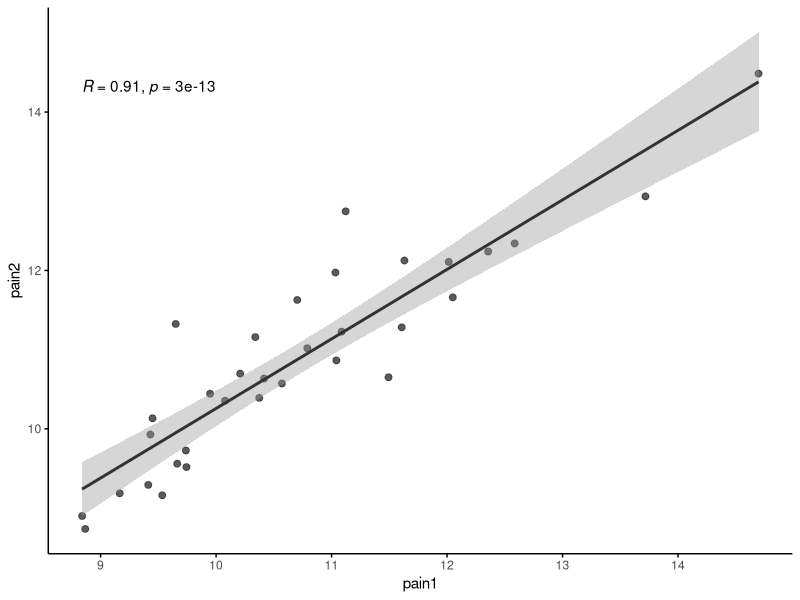
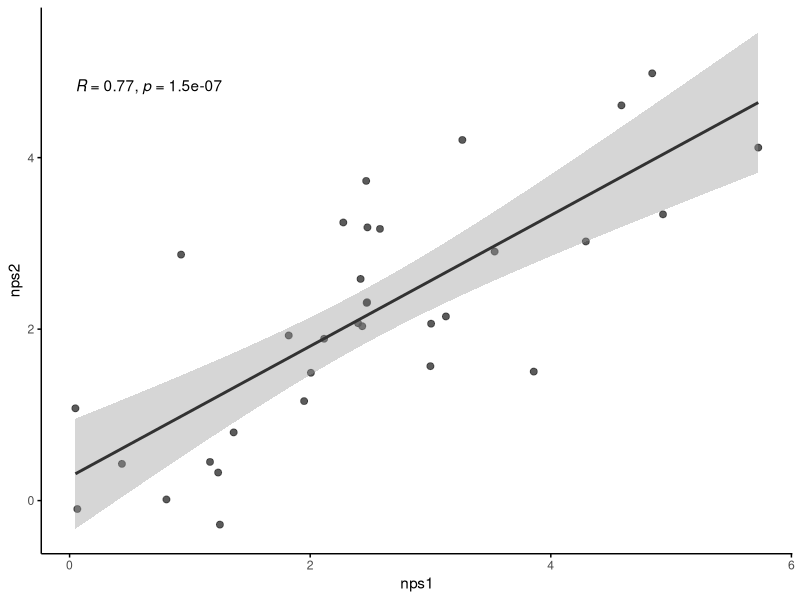
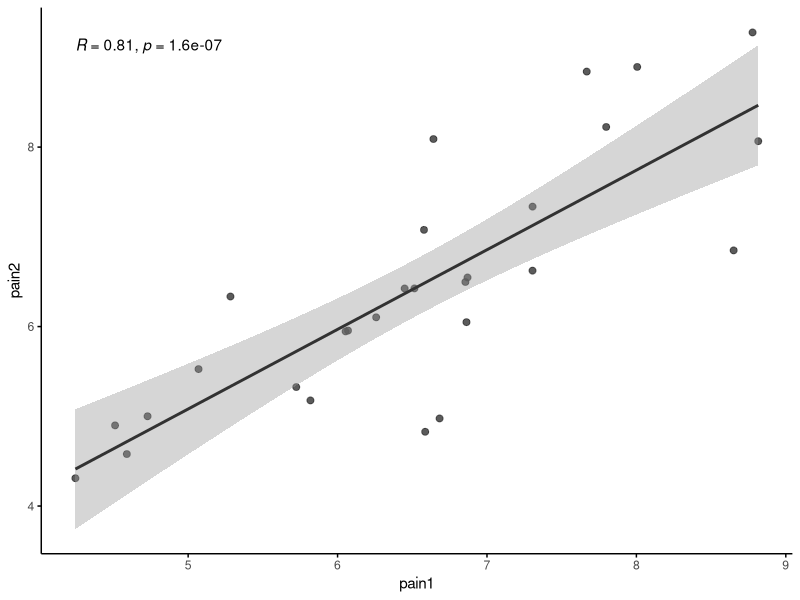
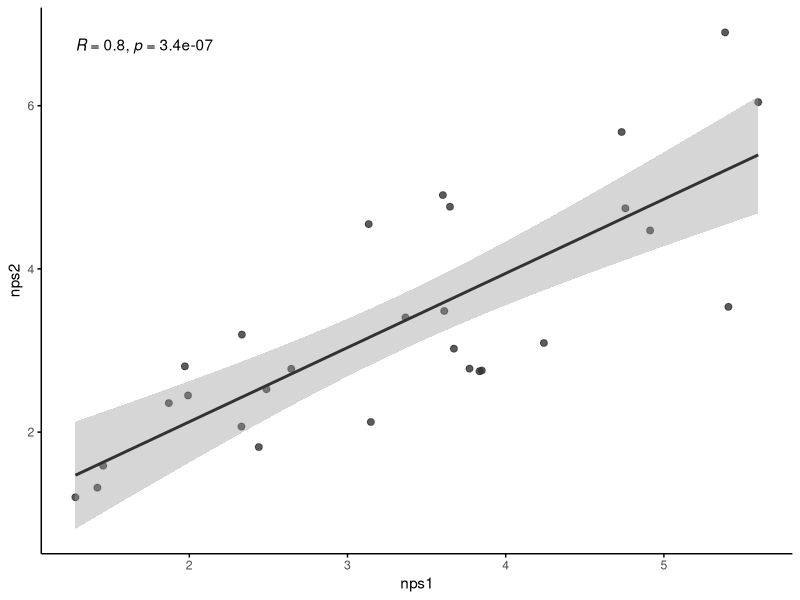
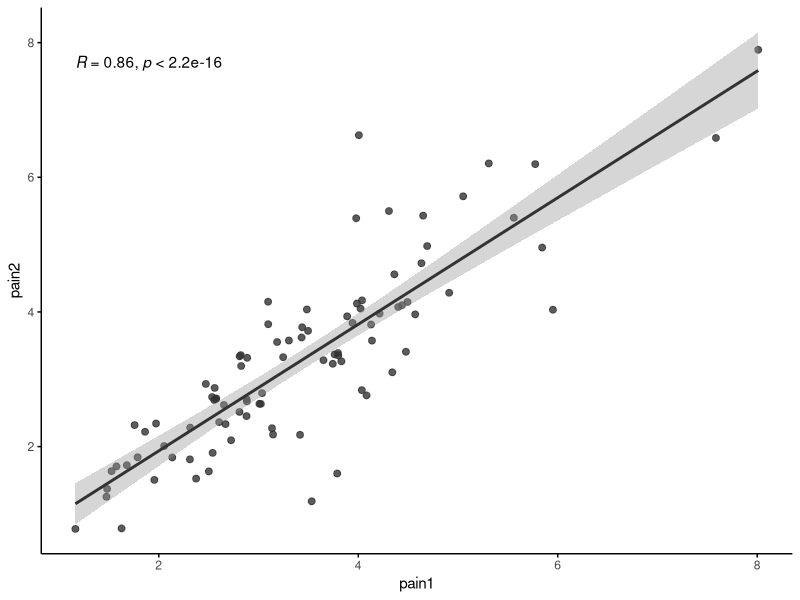
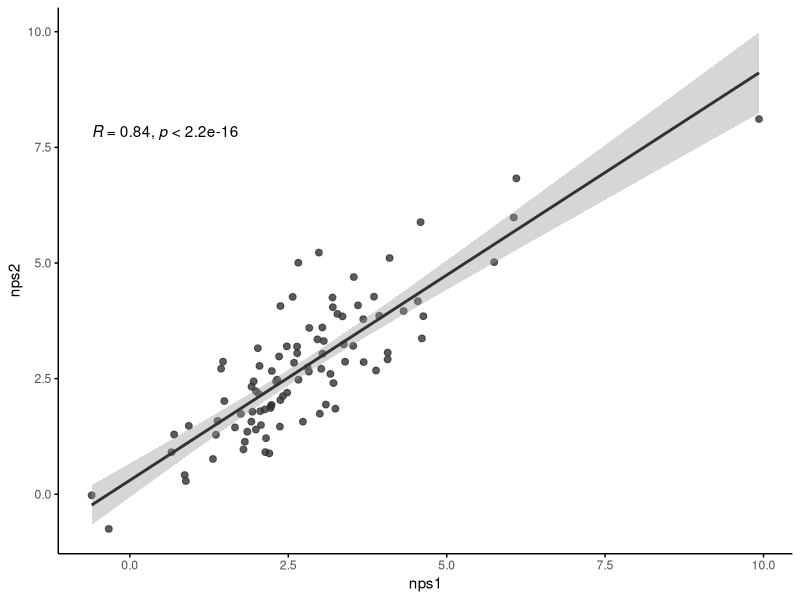
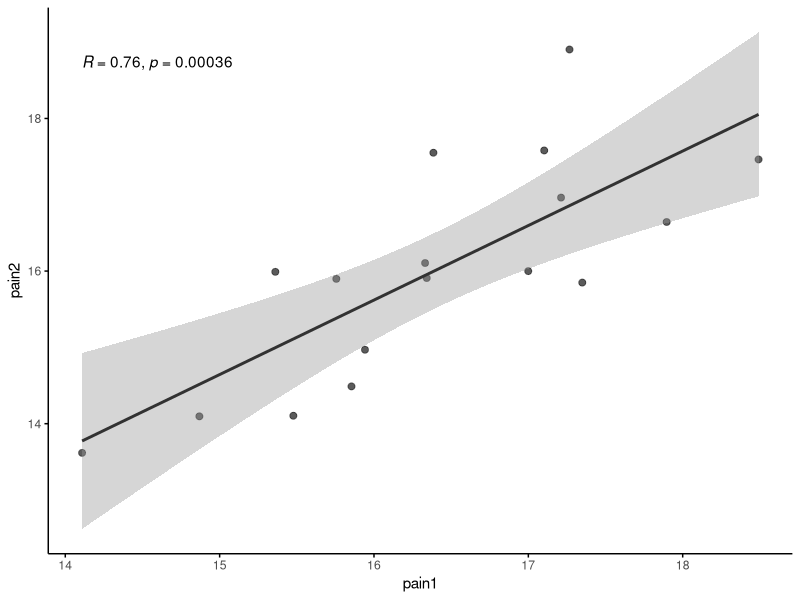
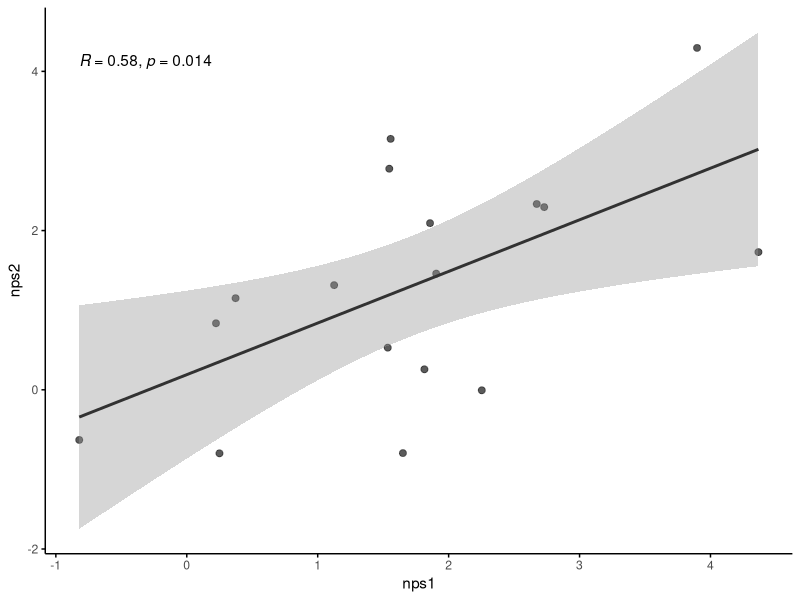

Reproduce these figures in R, in order.
library(readxl)
library(ggplot2)
library(plotrix)
library(ggpubr)
#setwd('./FigureS3_Correlation_NPS_Pain_rating_1st_and_2nd_half_trials')
Data <- read.csv('mean12_nps_rating.csv',header=TRUE,sep=",")
## Studies ##
Study1 <- Data[Data$studyName == 'Study1',]
Study2 <- Data[Data$studyName == 'Study2',]
Study3 <- Data[Data$studyName == 'Study3',]
Study4 <- Data[Data$studyName == 'Study4',]
Study5 <- Data[Data$studyName == 'Study5',]
Study6 <- Data[Data$studyName == 'Study6',]
Study7 <- Data[Data$studyName == 'Study7',]
Study8 <- Data[Data$studyName == 'Study8',]

col=rgb(50/255,50/255,50/255)
#####Study1#####
#Pain rating#
p1<-ggplot(Study1,aes(x=pain1,y=pain2)) + geom_point(alpha = 0.8, size = 2, color = col) + geom_smooth(method=lm , size = 1, color = col, se=TRUE) + theme(panel.background = element_rect(fill = "transparent"), axis.line = element_line(size = 0.5, colour = "black"), axis.ticks = element_line(size = 0.5, colour = "black"))
p1+stat_cor(method="pearson")
#NPS#
b1<-ggplot(Study1,aes(x=nps1,y=nps2)) + geom_point(alpha = 0.8, size = 2, color = col) + geom_smooth(method=lm , size = 1, color=col, se=TRUE) + theme(panel.background = element_rect(fill = "transparent"), axis.line = element_line(size = 0.5, colour = "black"), axis.ticks = element_line(size = 0.5, colour = "black"))
b1+stat_cor(method="pearson")

#####Study2#####
#Pain rating#
p2<-ggplot(Study2,aes(x=pain1,y=pain2)) + geom_point(alpha = 0.8, size = 2, color = col) + geom_smooth(method=lm , size = 1, color=col, se=TRUE) + theme(panel.background = element_rect(fill = "transparent"), axis.line = element_line(size = 0.5, colour = "black"), axis.ticks = element_line(size = 0.5, colour = "black"))
p2+stat_cor(method="pearson")
#NPS#
b2<-ggplot(Study2,aes(x=nps1,y=nps2)) + geom_point(alpha = 0.8, size = 2, color = col) + geom_smooth(method=lm , size = 1, color=col, se=TRUE) + theme(panel.background = element_rect(fill = "transparent"), axis.line = element_line(size = 0.5, colour = "black"), axis.ticks = element_line(size = 0.5, colour = "black"))
b2+stat_cor(method="pearson")

#####Study3#####
#Pain rating#
p3<-ggplot(Study3,aes(x=pain1,y=pain2)) + geom_point(alpha = 0.8, size = 2, color = col) + geom_smooth(method=lm , size = 1, color=col, se=TRUE) + theme(panel.background = element_rect(fill = "transparent"), axis.line = element_line(size = 0.5, colour = "black"), axis.ticks = element_line(size = 0.5, colour = "black"))
p3+stat_cor(method="pearson")
#NPS#
b3<-ggplot(Study3,aes(x=nps1,y=nps2)) + geom_point(alpha = 0.8, size = 2, color = col) + geom_smooth(method=lm , size = 1, color=col, se=TRUE) + theme(panel.background = element_rect(fill = "transparent"), axis.line = element_line(size = 0.5, colour = "black"), axis.ticks = element_line(size = 0.5, colour = "black"))
b3+stat_cor(method="pearson")

#####Study4#####
#Pain rating#
p4<-ggplot(Study4,aes(x=pain1,y=pain2)) + geom_point(alpha = 0.8, size = 2, color = col) + geom_smooth(method=lm , size = 1, color=col, se=TRUE) + theme(panel.background = element_rect(fill = "transparent"), axis.line = element_line(size = 0.5, colour = "black"), axis.ticks = element_line(size = 0.5, colour = "black"))
p4+stat_cor(method="pearson")
#NPS#
b4<-ggplot(Study4,aes(x=nps1,y=nps2)) + geom_point(alpha = 0.8, size = 2, color = col) + geom_smooth(method=lm , size = 1, color=col, se=TRUE) + theme(panel.background = element_rect(fill = "transparent"), axis.line = element_line(size = 0.5, colour = "black"), axis.ticks = element_line(size = 0.5, colour = "black"))
b4+stat_cor(method="pearson")

#####Study5#####
#Pain rating#
p5<-ggplot(Study5,aes(x=pain1,y=pain2)) + geom_point(alpha = 0.8, size = 2, color = col) + geom_smooth(method=lm , size = 1, color=col, se=TRUE) + theme(panel.background = element_rect(fill = "transparent"), axis.line = element_line(size = 0.5, colour = "black"), axis.ticks = element_line(size = 0.5, colour = "black"))
p5+stat_cor(method="pearson")
#NPS#
b5<-ggplot(Study5,aes(x=nps1,y=nps2)) + geom_point(alpha = 0.8, size = 2, color = col) + geom_smooth(method=lm , size = 1, color=col, se=TRUE) + theme(panel.background = element_rect(fill = "transparent"), axis.line = element_line(size = 0.5, colour = "black"), axis.ticks = element_line(size = 0.5, colour = "black"))
b5+stat_cor(method="pearson")

#####Study6#####
#Pain rating#
p6<-ggplot(Study6,aes(x=pain1,y=pain2)) + geom_point(alpha = 0.8, size = 2, color = col) + geom_smooth(method=lm , size = 1, color=col, se=TRUE) + theme(panel.background = element_rect(fill = "transparent"), axis.line = element_line(size = 0.5, colour = "black"), axis.ticks = element_line(size = 0.5, colour = "black"))
p6+stat_cor(method="pearson")
#NPS#
b6<-ggplot(Study6,aes(x=nps1,y=nps2)) + geom_point(alpha = 0.8, size = 2, color = col) + geom_smooth(method=lm , size = 1, color=col, se=TRUE) + theme(panel.background = element_rect(fill = "transparent"), axis.line = element_line(size = 0.5, colour = "black"), axis.ticks = element_line(size = 0.5, colour = "black"))
b6+stat_cor(method="pearson")

#####Study7#####
#Pain rating#
p7<-ggplot(Study7,aes(x=pain1,y=pain2)) + geom_point(alpha = 0.8, size = 2, color = col) + geom_smooth(method=lm , size = 1, color=col, se=TRUE) + theme(panel.background = element_rect(fill = "transparent"), axis.line = element_line(size = 0.5, colour = "black"), axis.ticks = element_line(size = 0.5, colour = "black"))
p7+stat_cor(method="pearson")
#NPS#
b7<-ggplot(Study7,aes(x=nps1,y=nps2)) + geom_point(alpha = 0.8, size = 2, color = col) + geom_smooth(method=lm , size = 1, color=col, se=TRUE) + theme(panel.background = element_rect(fill = "transparent"), axis.line = element_line(size = 0.5, colour = "black"), axis.ticks = element_line(size = 0.5, colour = "black"))
b7+stat_cor(method="pearson")

#####Study8#####
#Pain rating#
p8<-ggplot(Study8,aes(x=pain1,y=pain2)) + geom_point(alpha = 0.8, size = 2, color = col) + geom_smooth(method=lm , size = 1, color=col, se=TRUE) + theme(panel.background = element_rect(fill = "transparent"), axis.line = element_line(size = 0.5, colour = "black"), axis.ticks = element_line(size = 0.5, colour = "black"))
p8+stat_cor(method="pearson")
#NPS#
b8<-ggplot(Study8,aes(x=nps1,y=nps2)) + geom_point(alpha = 0.8, size = 2, color = col) + geom_smooth(method=lm , size = 1, color=col, se=TRUE) + theme(panel.background = element_rect(fill = "transparent"), axis.line = element_line(size = 0.5, colour = "black"), axis.ticks = element_line(size = 0.5, colour = "black"))
b8+stat_cor(method="pearson")
